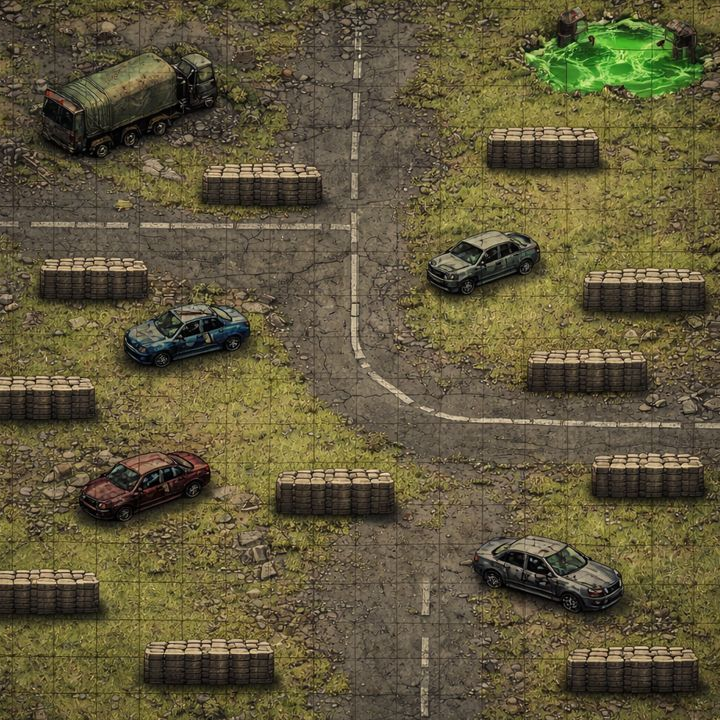

Rendered tile map (Tiled .tmx) drawn with the repository's tilesets; below, a short description and the map source with its tile grids summarised:
An orthogonal 45x45 tile map with 16x16 px tiles, 1 tile layer (Tile Layer 1) and 19 objects.

<map version="1.10" tiledversion="1.11.2" orientation="orthogonal" renderorder="right-down" width="45" height="45" tilewidth="16" tileheight="16" infinite="0" nextlayerid="5" nextobjectid="48">
 <tileset firstgid="1" source="tileset.tsx" />
 <layer id="1" name="Tile Layer 1" width="45" height="45">
  <data>[2025 cells, 2025 non-empty, 2025 distinct tile ids]</data>
 </layer>
 <objectgroup id="3" name="Object Layer 1">
  <object id="1" x="10.2816" y="10.2816" height="5.53622" />
  <object id="16" x="45.968" y="70.407" width="179.59" height="61.942" />
  <object id="36" x="273.487" y="466.105" width="124.208" height="56.6278" />
 </objectgroup>
 <objectgroup id="4" name="Object Layer 2">
  <object id="26" x="564.041" y="644.259" width="131.166" height="47.3824" />
  <object id="27" x="85.582" y="454.816" width="122.208" height="56.6278" />
  <object id="28" x="147.448" y="638.665" width="115.567" height="54.3164" />
  <object id="29" x="724.604" y="317.809" width="1.15567" height="4.62267" />
  <object id="34" x="582.396" y="448.686" width="124.208" height="56.6278" />
  <object id="37" x="527.417" y="346.309" width="131.166" height="47.3824" />
  <object id="38" x="580.417" y="264.309" width="131.166" height="47.3824" />
  <object id="39" x="480.417" y="124.309" width="131.166" height="47.3824" />
  <object id="40" x="192.417" y="157.309" width="131.166" height="47.3824" />
  <object id="41" x="29.417" y="259.309" width="131.166" height="47.3824" />
  <object id="42" x="4.417" y="365.309" width="86.166" height="47.3824" />
  <object id="43" x="122.417" y="312.309" width="131.166" height="47.3824" />
  <object id="44" x="3.2165" y="563.842" width="88.567" height="54.3164" />
  <object id="45" x="464.716" y="544.842" width="158.567" height="54.3164" />
  <object id="46" x="436.716" y="231.842" width="99.567" height="54.3164" />
  <object id="47" x="534.417" y="26.3088" width="160.166" height="63.3824" />
 </objectgroup>
</map>